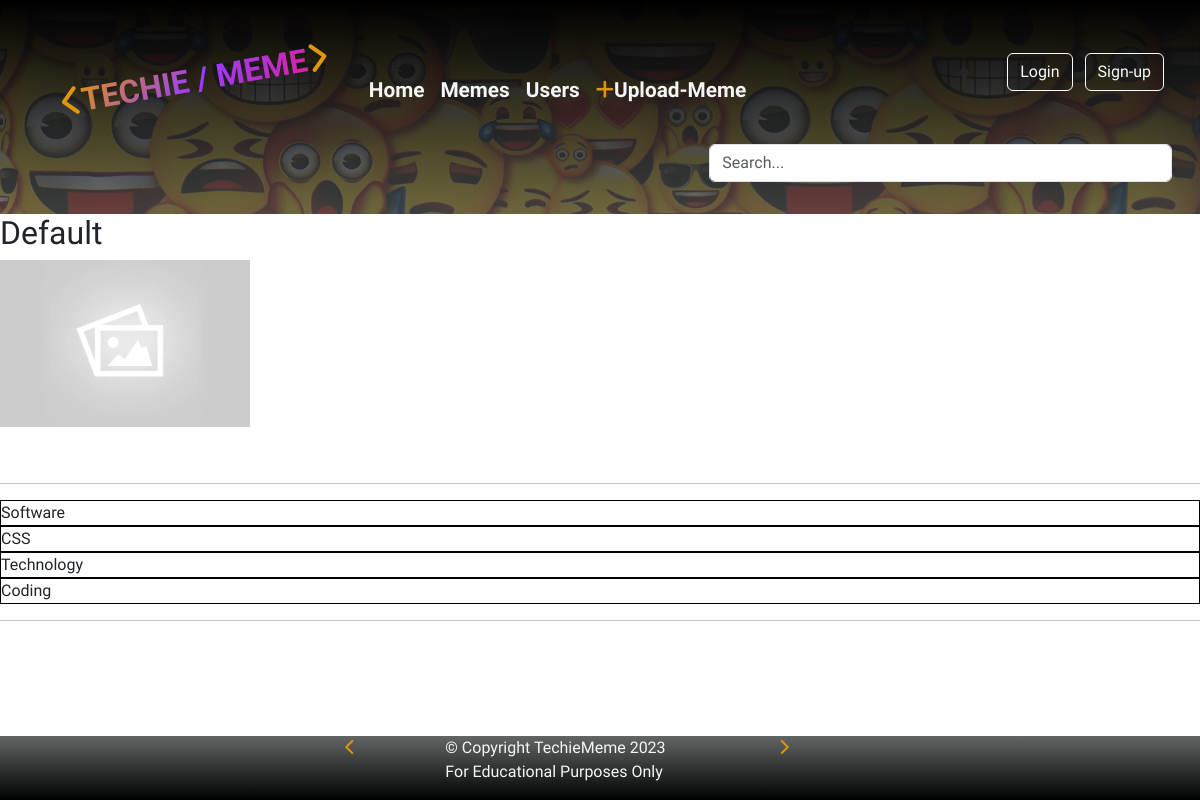
Screenshot of /meme/69fbe1de-ded0-45fa-a434-21a6267de8e7/ with the database file from the repository.
### memes/models.py (models this page shows)
class Meme(models.Model):
    title = models.CharField(max_length=100)
    description = models.TextField(null=True, blank=True)
    meme_img = models.ImageField(upload_to='memes/',
                                 default='memes/default.webp')
    tags = models.ManyToManyField('Tag', blank=True)
    smiley_face = models.IntegerField(default=0, null=True, blank=True)
    sad_face = models.IntegerField(default=0, null=True, blank=True)
    created = models.DateTimeField(auto_now_add=True)
    id = models.UUIDField(
        default=uuid.uuid4, unique=True, primary_key=True, editable=False)
    def __str__(self):
        return self.title

class Tag(models.Model):
    name = models.CharField(max_length=200)
    created = models.DateTimeField(auto_now_add=True)
    id = models.UUIDField(
        default=uuid.uuid4, unique=True, primary_key=True, editable=False)
    def __str__(self):
        return self.name

### memes/views.py (the view)
# urls.py: path('meme/<str:pk>/', views.meme, name='meme'),
def meme(request, pk):
    memeObj = Meme.objects.get(id=pk)
    print('memeObj:', memeObj)
    context = {"meme": memeObj}
    return render(request, "memes/single-meme.html", context)

### memes/templates/memes/single-meme.html (shortened to what this page needs)
{% extends 'main.html' %}
{% load static %}
{% block content %}
<h2>{{ meme.title }}</h2>
<img style="max-width: 250px;" src="{{meme.meme_img.url}}" alt="Meme"/>
<br>
<hr>
{% for tag in meme.tags.all %}
    <span style="border: 1px solid black">{{ tag }}</span>
{% endfor %}
<hr>
{% endblock content %}

### static/styles/main.css (style rules this page uses)
* { margin: 0; padding: 0; box-sizing: border-box; }
body { font-family: 'Lexend', sans-serif; min-height: 100vh; display: flex; flex-direction: column; overflow: hidden; }

### rows the page displays
Meme: title "Default", meme_img (placeholder picture)
Tag: name "Software"
Tag: name "CSS"
Tag: name "Technology"
Tag: name "Coding"
